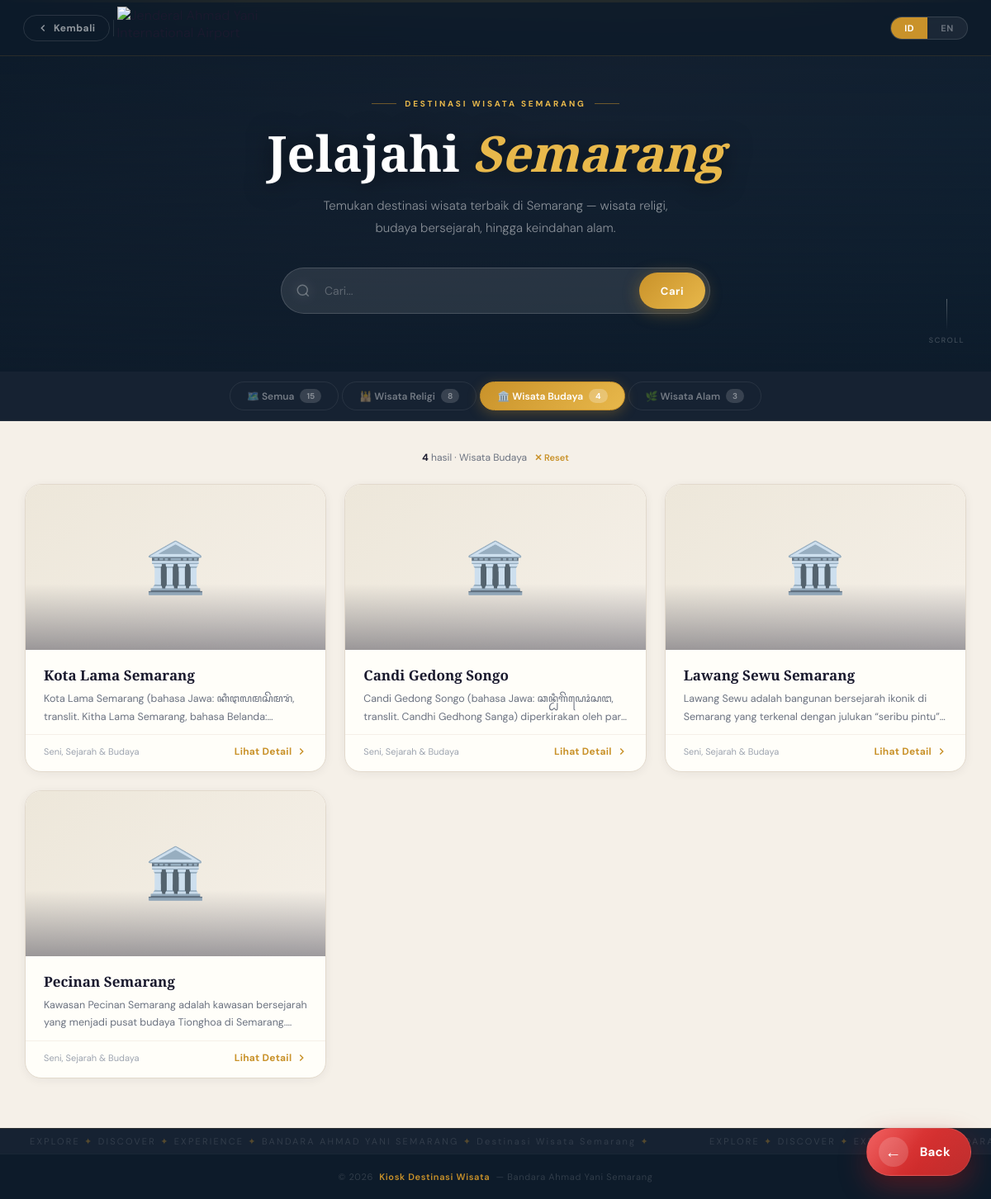
The app's page /exhall/destinasi_n/index.php?type=2 with its own data.
### tables this page shows
CREATE TABLE `wisata` (
  `id` int(10) UNSIGNED NOT NULL,
  `nama` varchar(255) NOT NULL,
  `deskripsi` text NOT NULL,
  `type` tinyint(1) NOT NULL COMMENT '1=Religi, 2=Budaya, 3=Alam',
  `image` varchar(255) DEFAULT NULL,
  `qrlink` varchar(255) DEFAULT NULL,
  `lokasi` text COMMENT 'Embed iframe Google Maps',
  `status` tinyint(1) NOT NULL DEFAULT '1' COMMENT '1=Aktif, 0=Nonaktif',
  `created_at` timestamp NOT NULL DEFAULT CURRENT_TIMESTAMP,
  `updated_at` timestamp NOT NULL DEFAULT CURRENT_TIMESTAMP ON UPDATE CURRENT_TIMESTAMP,
  `views` int(11) DEFAULT '0'
);

### exhall/destinasi_n/define_lang.php (called while the page is built, shortened)
<?php
$lang = (int)$_SESSION['lang'];

### exhall/destinasi_n/config.php (called while the page is built, shortened)
<?php
function e($s): string {
    return htmlspecialchars($s ?? '', ENT_QUOTES, 'UTF-8');
}

### exhall/destinasi_n/index.php (the view, shortened to what this page needs)
<?php
require_once __DIR__ . '/config.php';
require_once __DIR__ . '/define_lang.php';
$proto = (!empty($_SERVER['HTTPS']) && $_SERVER['HTTPS']!=='off') ? 'https' : 'http';
$host  = $_SERVER['HTTP_HOST'];
$dir   = rtrim(dirname($_SERVER['SCRIPT_NAME']), '/\\');
$base  = "../../destinasi_n/";
$parentDir = rtrim(dirname($dir), '/\\');
$backUrl   = $proto . '://' . $host . $parentDir . '/';
$typeFilter = isset($_GET['type']) ? (int)$_GET['type'] : 0;
$search     = isset($_GET['q'])    ? trim($_GET['q'])   : '';
$page       = max(1, (int)($_GET['p'] ?? 1));
$perPage    = 12;
$offset     = ($page - 1) * $perPage;
$where = 'status = 1';
if ($typeFilter > 0) $where .= " AND type = $typeFilter";
$totalRows   = (int)$mysqli->query("SELECT COUNT(*) FROM wisata WHERE $where")->fetch_row()[0];
$totalPages  = (int)ceil($totalRows / $perPage);
$destinations = $mysqli->query(
    "SELECT id, nama, deskripsi, type, image FROM wisata WHERE $where ORDER BY id ASC LIMIT $perPage OFFSET $offset"
)->fetch_all(MYSQLI_ASSOC);
$countAll    = (int)$mysqli->query("SELECT COUNT(*) FROM wisata WHERE status=1")->fetch_row()[0];
$countReligi = (int)$mysqli->query("SELECT COUNT(*) FROM wisata WHERE status=1 AND type=1")->fetch_row()[0];
$countBudaya = (int)$mysqli->query("SELECT COUNT(*) FROM wisata WHERE status=1 AND type=2")->fetch_row()[0];
$countAlam   = (int)$mysqli->query("SELECT COUNT(*) FROM wisata WHERE status=1 AND type=3")->fetch_row()[0];
$TYPE_LABEL    = [1 => wisata_religi, 2 => wisata_budaya, 3 => wisata_alam];
$TYPE_KET      = [1 => ket_religi,   2 => ket_budaya,    3 => ket_alam];
$heroImgs = [];
?>
<!DOCTYPE html>
<html lang="<?= $lang===1?'en':'id' ?>">
<head>
</head>
<body>
<header class="hdr" id="hdr">
  <div class="hdr-l">
    <a class="back" href="<?= $backUrl ?>">
      <svg width="14" height="14" viewBox="0 0 24 24" fill="none" stroke="currentColor" stroke-width="2.5">
        <polyline points="15 18 9 12 15 6"/>
      </svg>
      <?= _t_back ?>
    </a>
    <img src="<?= $base ?>admin/public/gambar/logo-bandara.png" alt="Jenderal Ahmad Yani International Airport" class="hdr-logo">
  </div>
  <div class="lang-sw">
    <a href="switch_lang.php?lang=2" class="lb <?= $lang===2?'on':'' ?>">ID</a>
    <a href="switch_lang.php?lang=1" class="lb <?= $lang===1?'on':'' ?>">EN</a>
  </div>
</header>
<section class="hero" id="hero">
  <?php if (!empty($heroImgs)): ?>
    <?php foreach ($heroImgs as $i => $img): ?>
      <div class="hero-slide <?= $i===0?'active':'' ?>"
           style="background-image:url('<?= e($img) ?>')"></div>
    <?php endforeach; ?>
  <?php else: ?>
    <div class="hero-slide active" style="background:linear-gradient(135deg,#0D1B2A 0%,#162232 50%,#0f2234 100%)"></div>
  <?php endif; ?>
  <div class="hero-overlay"></div>
  <div class="hero-inner">
    <div class="hero-eyebrow"><?= dest_wis_smg ?></div>
    <h1 class="hero-h1">
      <?= $lang===1 ? 'Discover <em>Semarang</em>' : 'Jelajahi <em>Semarang</em>' ?>
    </h1>
    <p class="hero-p">
      <?= $lang===1
        ? 'Explore the best tourist destinations in Semarang — religious sites, cultural heritage, and natural wonders.'
        : 'Temukan destinasi wisata terbaik di Semarang — wisata religi, budaya bersejarah, hingga keindahan alam.' ?>
    </p>
    <form class="srch" method="GET" action="index.php">
      <svg class="ico" viewBox="0 0 24 24" fill="none" stroke="currentColor" stroke-width="2">
        <circle cx="11" cy="11" r="8"/><line x1="21" y1="21" x2="16.65" y2="16.65"/>
      </svg>
      <input type="text" name="q" value="<?= e($search) ?>" placeholder="<?= src ?>...">
      <button type="submit"><?= src ?></button>
    </form>
  </div>
  <div class="hero-scroll">
    SCROLL
  </div>
</section>
<div class="cats-wrap">
  <div class="cats">
    <?php
      $qs = $search ? '?q='.urlencode($search) : '';
      $cats = [
        0 => ['ico'=>'🗺️', 'label'=>all_cat,      'cnt'=>$countAll,    'url'=>'index.php'.$qs],
        1 => ['ico'=>'🕌', 'label'=>wisata_religi, 'cnt'=>$countReligi, 'url'=>'index.php?type=1'.($search?'&q='.urlencode($search):'')],
        2 => ['ico'=>'🏛️', 'label'=>wisata_budaya, 'cnt'=>$countBudaya, 'url'=>'index.php?type=2'.($search?'&q='.urlencode($search):'')],
        3 => ['ico'=>'🌿', 'label'=>wisata_alam,   'cnt'=>$countAlam,   'url'=>'index.php?type=3'.($search?'&q='.urlencode($search):'')],
      ];
      foreach ($cats as $k => $c):
    ?>
    <a href="<?= $c['url'] ?>" class="cat <?= $typeFilter===$k?'on':'' ?>">
      <?= $c['ico'] ?> <?= $c['label'] ?>
      <span class="cat-n"><?= $c['cnt'] ?></span>
    </a>
    <?php endforeach; ?>
  </div>
</div>
<div class="wrap">
  <?php if ($search || $typeFilter): ?>
    <p class="meta">
      <strong><?= $totalRows ?></strong> <?= results ?>
      <?php if ($typeFilter): ?> &middot; <?= $TYPE_LABEL[$typeFilter] ?><?php endif; ?>
      <a href="index.php">✕ Reset</a>
    </p>
  <?php elseif ($page > 1): ?>
    <p class="meta">Halaman <?= $page ?> dari <?= $totalPages ?></p>
  <?php endif; ?>
  <?php if (empty($destinations)): ?>
    <div class="empty">
      <div class="empty-ico">🗺️</div>
      <h3><?= no_result ?></h3>
      <p><?= $lang===1 ? 'Try a different keyword or category.' : 'Coba kata kunci atau kategori lain.' ?></p>
    </div>
  <?php else: ?>
    <div class="grid">
      <?php foreach ($destinations as $d):
        $t      = (int)$d['type'];
      ?>
      <a class="dc" href="wisata.php?id=<?= (int)$d['id'] ?>">
        <div class="dc-img-w">
        </div>
        <div class="dc-body">
          <div class="dc-name"><?= e($d['nama']) ?></div>
          <div class="dc-desc"><?= e(mb_substr(strip_tags($d['deskripsi']), 0, 120)) ?></div>
        </div>
        <div class="dc-foot">
          <span class="dc-ket"><?= $TYPE_KET[$t] ?></span>
          <span class="dc-det">
            <?= detail ?>
            <svg width="14" height="14" viewBox="0 0 24 24" fill="none" stroke="currentColor" stroke-width="2.5">
              <polyline points="9 18 15 12 9 6"/>
            </svg>
          </span>
        </div>
      </a>
      <?php endforeach; ?>
    </div>
  <?php endif; ?>
</div>
<div class="mq-wrap">
  <div class="mq-inner">
    <?php for ($i=0;$i<4;$i++): ?>
    <span class="mq-txt">EXPLORE <span>✦</span> DISCOVER <span>✦</span> EXPERIENCE <span>✦</span> BANDARA AHMAD YANI SEMARANG <span>✦</span> <?= dest_wis_smg ?> <span>✦</span></span>
    <?php endfor; ?>
  </div>
</div>
<footer>
  <p>© <?= date('Y') ?> &nbsp;<span>Kiosk Destinasi Wisata</span>&nbsp; — Bandara Ahmad Yani Semarang</p>
</footer>
<a href="../" class="floating-back-btn">
    <span class="back-arrow">←</span>
    <span>Back</span>
</a>
</body>
</html>

### exhall/destinasi_n/index.php (style rules this page uses)
.floating-back-btn { position: fixed; right: 24px; bottom: 28px; height: 58px; padding: 0 24px 0 14px; background: linear-gradient(135deg,#ef4444,#b91c1c); color: #ffffff; border-radius: 999px; display: flex; align-items: center; gap: 14px; text-decoration: none; font-family: 'DM Sans', sans-serif; font-size: 15px; font-weight: 700; letter-spacing: .02em; z-index: 9999; border: 1px solid rgba(255,255,255,.14); box-shadow: 0 14px 34px rgba(185,28,28,.38), 0 4px 12px rgba(0,0,0,.18); transition: transform .25s ease, box-shadow .25s ease, background .25s ease; overflow: hidden; }
.floating-back-btn::before { content: ''; position: absolute; inset: 0; background: linear-gradient( 120deg, rgba(255,255,255,.16), transparent 45%, transparent 55%, rgba(255,255,255,.08) ); pointer-events: none; }
.back-arrow { width: 36px; height: 36px; min-width: 36px; border-radius: 50%; background: rgba(255,255,255,.16); display: flex; align-items: center; justify-content: center; font-size: 20px; font-weight: 700; line-height: 1; transition: transform .25s ease, background .25s ease; }

### records on screen
wisata: nama "Kota Lama Semarang", deskripsi "Kota Lama Semarang (bahasa Jawa: ꦏꦶꦛꦭꦩꦱꦼꦩꦫꦁ, translit. Kitha Lama Semarang, bahasa…", type "Seni, Sejarah & Budaya"
wisata: nama "Candi Gedong Songo", deskripsi "Candi Gedong Songo (bahasa Jawa: ꦕꦤ꧀ꦝꦶꦒꦼꦝꦺꦴꦁꦱꦔ, translit. Candhi Gedhong Sanga) diperkirakan oleh…", type "Seni, Sejarah & Budaya"
wisata: nama "Lawang Sewu Semarang", deskripsi "Lawang Sewu adalah bangunan bersejarah ikonik di Semarang yang terkenal dengan julukan “seribu…", type "Seni, Sejarah & Budaya"
wisata: nama "Pecinan Semarang", deskripsi "Kawasan Pecinan Semarang adalah kawasan bersejarah yang menjadi pusat budaya Tionghoa di…", type "Seni, Sejarah & Budaya"

### other values on screen
_t_back "Kembali"
dest_wis_smg "DESTINASI WISATA SEMARANG"
src "Cari"
$c['ico'] "🗺️"
$c['label'] "Semua"
$c['cnt'] "15"
$c['ico'] "🕌"
$c['label'] "Wisata Religi"
$c['cnt'] "8"
$c['ico'] "🏛️"
$c['label'] "Wisata Budaya"
$c['cnt'] "4"
$c['ico'] "🌿"
$c['label'] "Wisata Alam"
$c['cnt'] "3"
